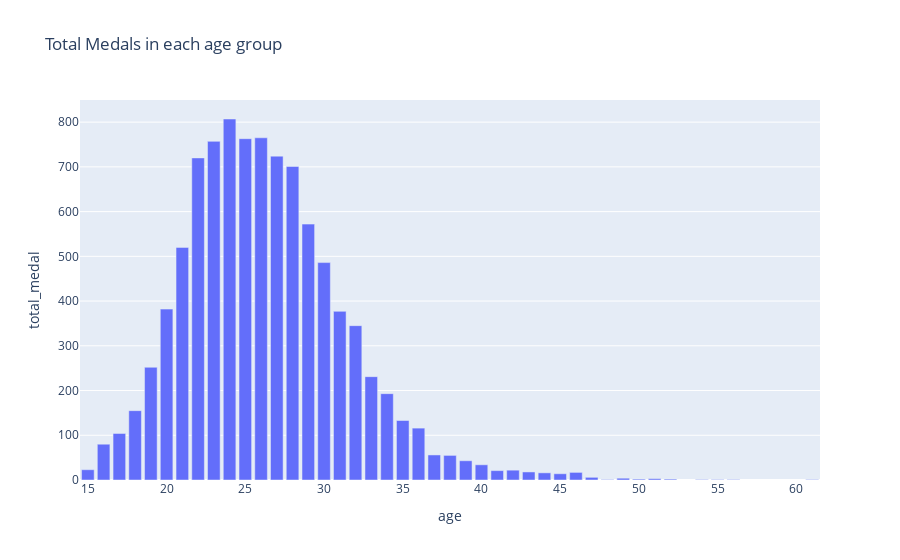

The code cell stored with this chart in its notebook:
### Code cell
#age vs total medals
fig2 = px.bar(df_age, x='age', y='total_medal', title='Total Medals in each age group')
fig2.show()

### Figure 1 — Plotly figure (JSON) as saved in the notebook; plotly's stock layout.template omitted (floating-point values rounded to 4 significant figures)
{"data": [{"alignmentgroup": "True", "hovertemplate": "age=%{x}<br>total_medal=%{y}<extra></extra>", "legendgroup": "", "marker": {"color": "#636efa", "pattern": {"shape": ""}}, "name": "", "offsetgroup": "", "orientation": "v", "showlegend": false, "textposition": "auto", "type": "bar", "x": [15, 16, 17, 18, 19, 20, 21, 22, 23, 24, 25, 26, 27, 28, 29, 30, 31, 32, 33, 34, 35, 36, 37, 38, 39, 40, 41, 42, 43, 44, 45, 46, 47, 48, 49, 50, 51, 52, 54, 55, 56, 61], "xaxis": "x", "y": [23, 80, 104, 155, 252, 382, 520, 720, 757, 807, 763, 765, 724, 701, 572, 486, 377, 345, 231, 193, 133, 116, 56, 55, 43, 34, 21, 22, 18, 16, 14, 17, 6, 1, 4, 2, 3, 2, 1, 1, 1, 1], "yaxis": "y"}], "layout": {"barmode": "relative", "legend": {"tracegroupgap": 0}, "title": {"text": "Total Medals in each age group"}, "xaxis": {"anchor": "y", "domain": [0, 1], "title": {"text": "age"}}, "yaxis": {"anchor": "x", "domain": [0, 1], "title": {"text": "total_medal"}}}}
